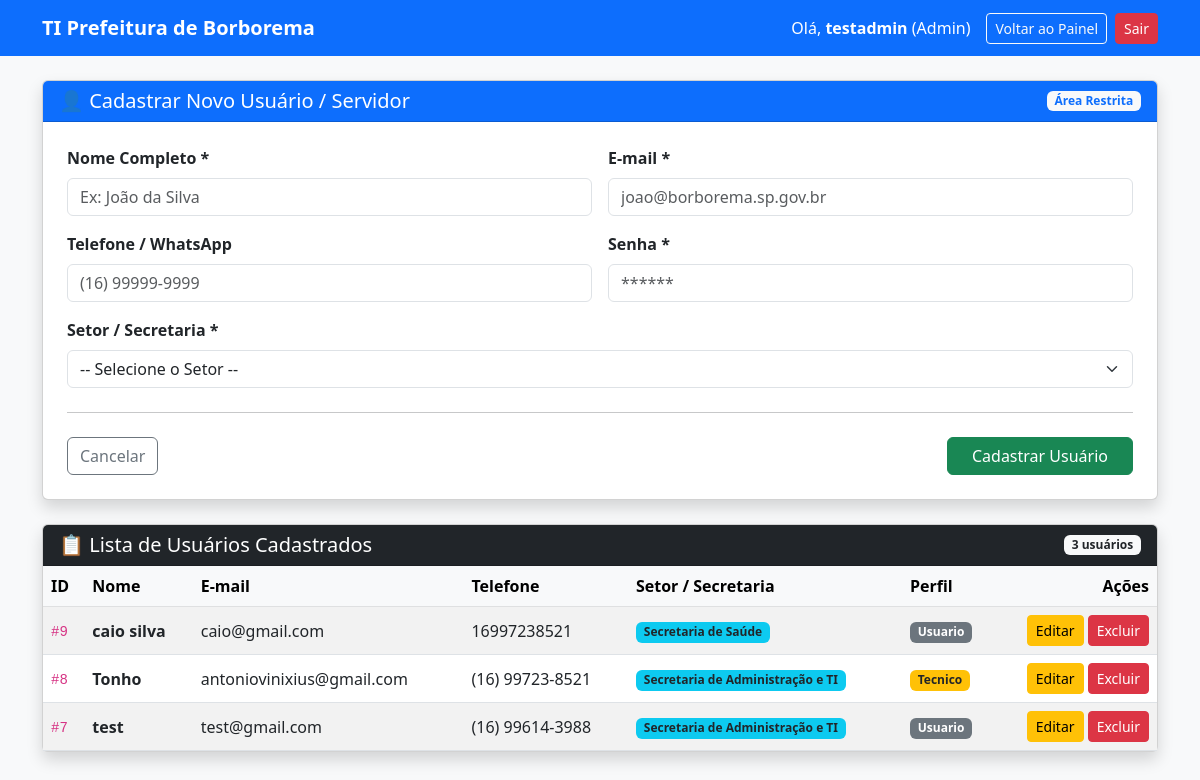
/suporte/cadastro_usuario.php (signed in), run on an earlier commit of the app's database.
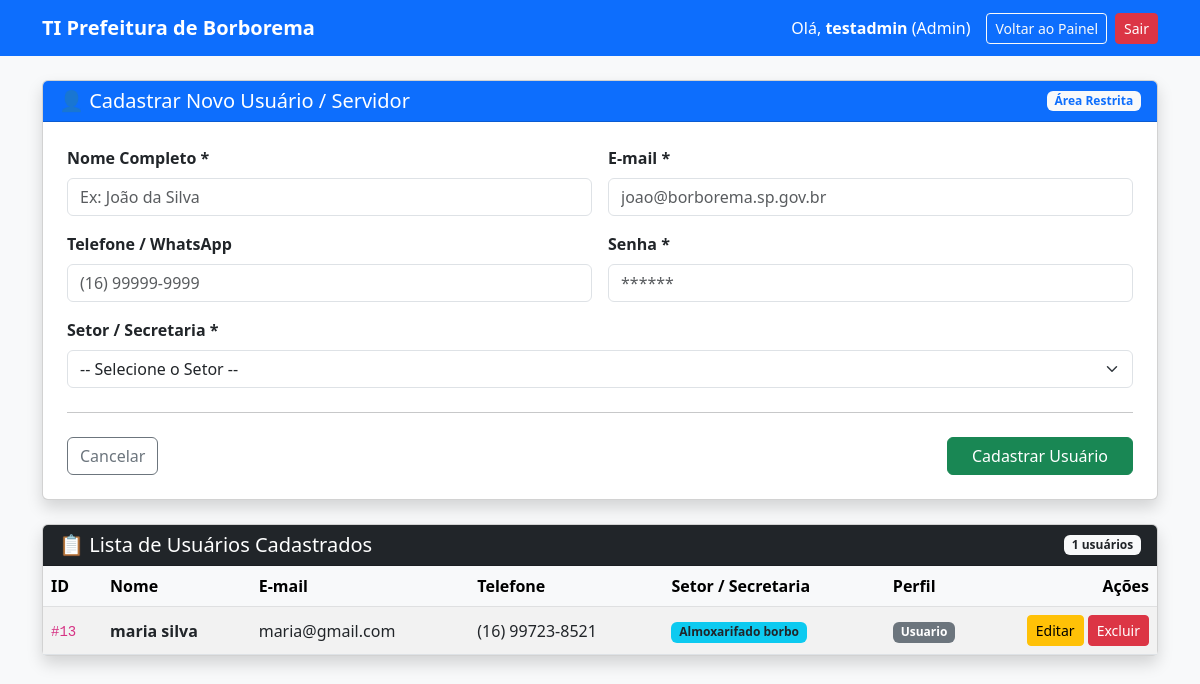
And on a later commit of the database.
### tables this page shows
CREATE TABLE `usuarios` (
  `id` int(11) NOT NULL,
  `nome` varchar(100) NOT NULL,
  `email` varchar(100) NOT NULL,
  `senha` varchar(255) NOT NULL,
  `cpf` varchar(14) DEFAULT NULL,
  `telefone` varchar(20) DEFAULT NULL,
  `perfil` enum('admin','tecnico','usuario') NOT NULL DEFAULT 'usuario',
  `setor_id` int(11) DEFAULT NULL,
  `ativo` tinyint(1) DEFAULT 1,
  `criado_em` timestamp NOT NULL DEFAULT current_timestamp(),
  `atualizado_em` timestamp NOT NULL DEFAULT current_timestamp() ON UPDATE current_timestamp()
);

CREATE TABLE `secretarias_setores` (
  `id` int(11) NOT NULL,
  `nome` varchar(100) NOT NULL,
  `sigla` varchar(20) NOT NULL,
  `ativo` tinyint(1) DEFAULT 1,
  `criado_em` timestamp NOT NULL DEFAULT current_timestamp()
);

### suporte/cadastro_usuario.php (the view, shortened to what the changed rows need)
<?php
require_once __DIR__ . '/../config/conexao.php';
try {
            $sqlUsuarios = "SELECT u.id, u.nome, u.email, u.telefone, u.perfil, s.nome AS setor_nome
                FROM usuarios u
                LEFT JOIN secretarias_setores s ON u.setor_id = s.id
                WHERE u.id != 1
                ORDER BY u.id DESC";
                $stmtUsuarios = $pdo->query($sqlUsuarios);
                $usuarios = $stmtUsuarios->fetchAll(PDO::FETCH_ASSOC);
} catch (PDOException $e) {
    $setores = [];
    $usuarios = [];
}
?>
<!DOCTYPE html>
<html lang="pt-BR">
<head>
    <link href="https://cdn.jsdelivr.net/npm/bootstrap@5.3.0/dist/css/bootstrap.min.css" rel="stylesheet">
</head>
<body class="bg-light">
    <div class="container mb-5">
        <div class="card shadow">
            <div class="card-header bg-dark text-white d-flex justify-content-between align-items-center">
                <h5 class="mb-0">📋 Lista de Usuários Cadastrados</h5>
                <span class="badge bg-light text-dark"><?= count($usuarios) ?> usuários</span>
            </div>
            <div class="card-body p-0">
                <?php if (empty($usuarios)): ?>
                    <div class="p-4 text-center text-muted">Nenhum usuário cadastrado até o momento.</div>
                <?php else: ?>
                    <div class="table-responsive">
                        <table class="table table-hover table-striped mb-0 align-middle">
                            <thead class="table-light">
                                <tr>
                                    <th>ID</th>
                                    <th>Nome</th>
                                    <th>E-mail</th>
                                    <th>Telefone</th>
                                    <th>Setor / Secretaria</th>
                                    <th>Perfil</th>
                                    <th class="text-end" style="width: 160px;">Ações</th>
                                </tr>
                            </thead>
                            <tbody>
                                <?php foreach ($usuarios as $user): ?>
                                    <tr>
                                        <td><code>#<?= $user['id'] ?></code></td>
                                        <td><strong><?= htmlspecialchars($user['nome']) ?></strong></td>
                                        <td><?= htmlspecialchars($user['email']) ?></td>
                                        <td><?= htmlspecialchars($user['telefone'] ?: '-') ?></td>
                                        <td>
                                            <span class="badge bg-info text-dark">
                                                <?= htmlspecialchars($user['setor_nome'] ?: 'Sem Setor') ?>
                                            </span>
                                        </td>
                                        <td>
                                            <span class="badge bg-<?= $user['perfil'] === 'admin' ? 'danger' : ($user['perfil'] === 'tecnico' ? 'warning text-dark' : 'secondary') ?>">
                                                <?= ucfirst($user['perfil']) ?>
                                            </span>
                                        </td>
                                  <td class="text-end">
    <a href="cadastro_usuario.php?editar=<?= $user['id'] ?>" class="btn btn-sm btn-warning">Editar</a>
    <?php if ((int)$user['id'] === 1): ?>
        <span class="badge bg-secondary p-2" title="Esta conta é protegida pelo sistema">🔒 Protegido</span>
    <?php else: ?>
        <a href="cadastro_usuario.php?excluir=<?= $user['id'] ?>"
           class="btn btn-sm btn-danger"
           onclick="return confirm('Tem certeza que deseja excluir o usuário <?= htmlspecialchars($user['nome']) ?>?');">
            Excluir
        </a>
    <?php endif; ?>
</td>
                                    </tr>
                                <?php endforeach; ?>
                            </tbody>
                        </table>
                    </div>
                <?php endif; ?>
            </div>
        </div>
    </div>
</body>
</html>

What changed in the data, as far as the page shows it:
removed usuarios: id "9", nome "caio silva", email "caio@gmail.com", telefone "16997238521", setor.nome "Secretaria de Saúde", perfil "Usuario"
removed usuarios: id "8", nome "Tonho", email "antoniovinixius@gmail.com", telefone "(16) 99723-8521", setor.nome "Secretaria de Administração e TI", perfil "Tecnico"
removed usuarios: id "7", nome "test", email "test@gmail.com", telefone "(16) 99614-3988", setor.nome "Secretaria de Administração e TI", perfil "Usuario"
added usuarios: id "13", nome "maria silva", email "maria@gmail.com", telefone "(16) 99723-8521", setor.nome "Almoxarifado borbo", perfil "Usuario"
Also different on the page:
count($usuarios): "3" → "1"
